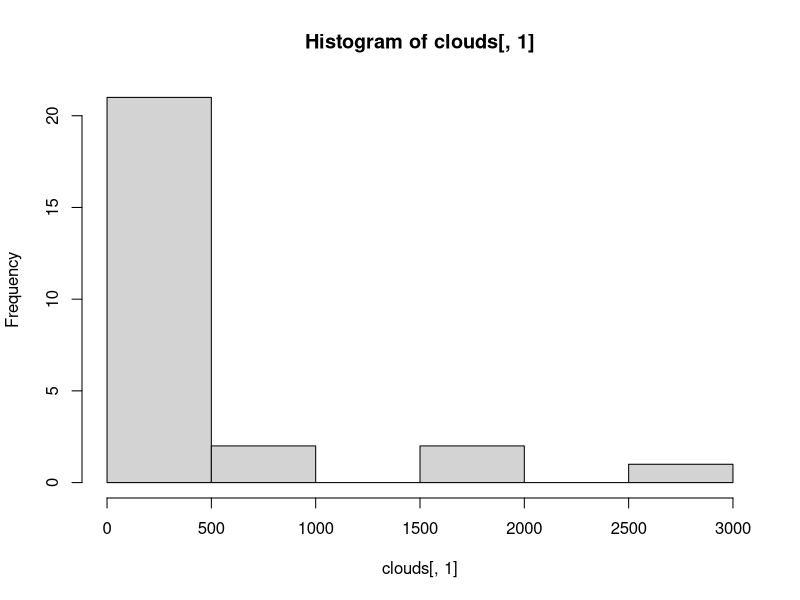
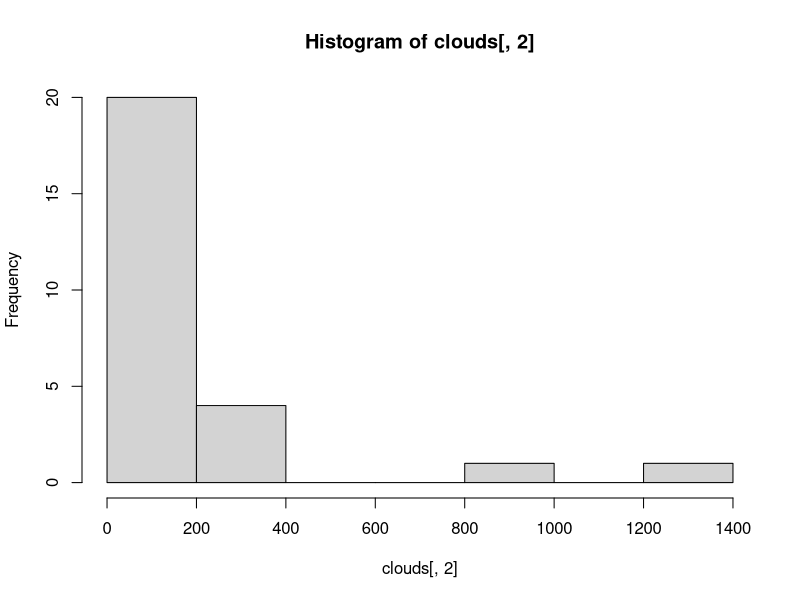
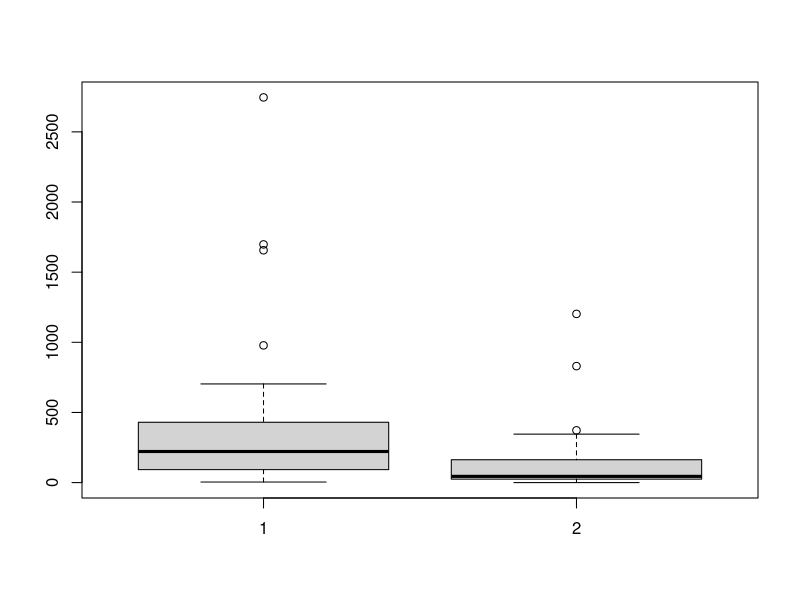
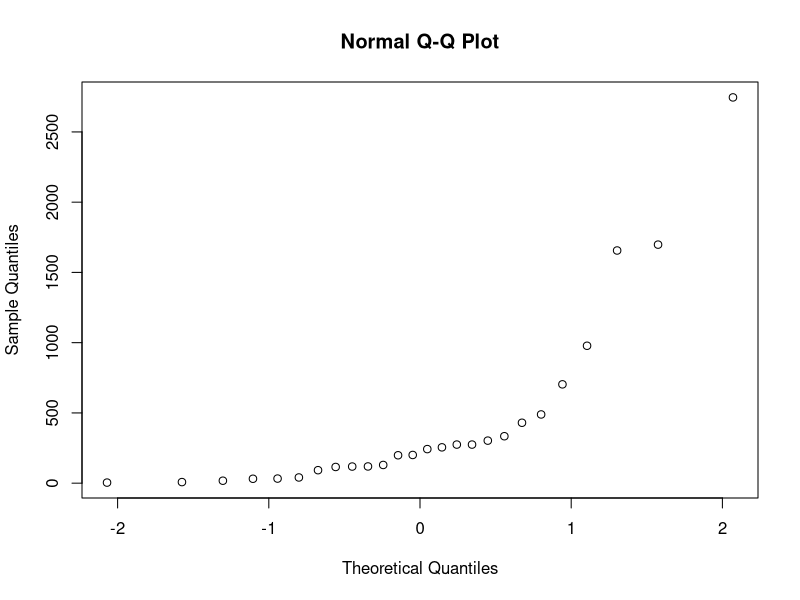
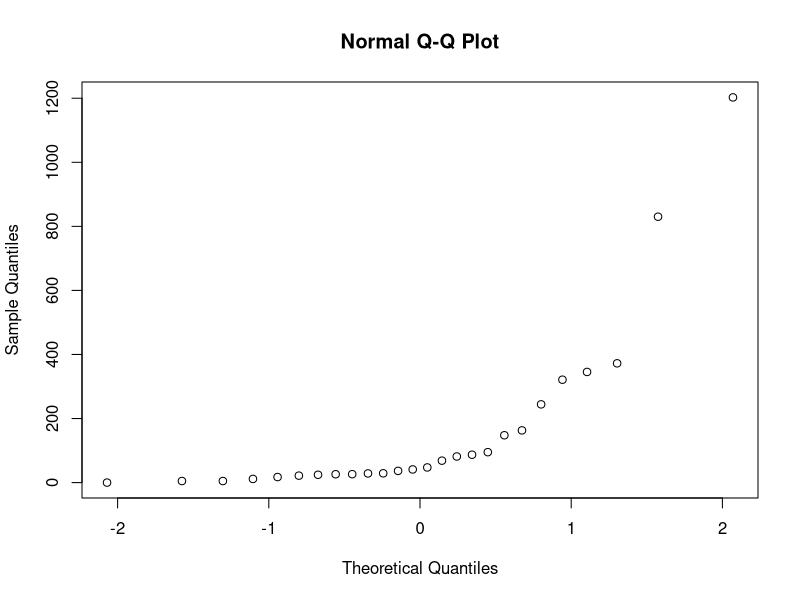
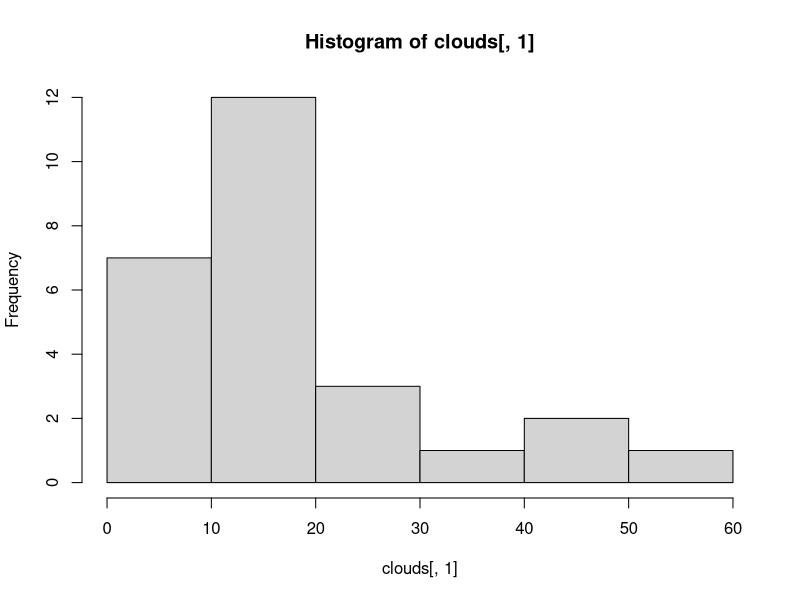
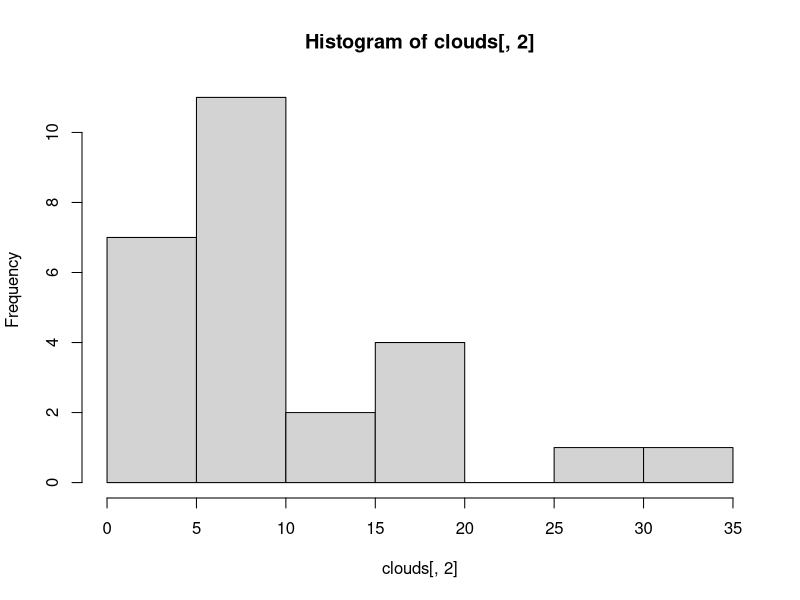
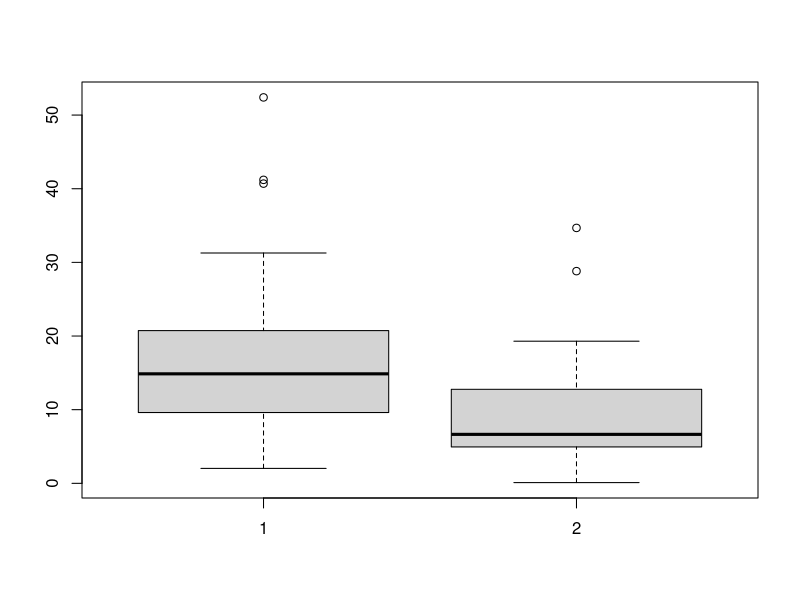

Reproduce these figures in R, in order.
#2.1
clouds = read.table("clouds.txt", header=T)

#Histograms,boxplots,qqplots to see if data is normal
hist(clouds[,1])
hist(clouds[,2])
boxplot(clouds[,1],clouds[,2])
qqnorm(clouds[,1])
qqnorm(clouds[,2])
#These graphs should show the data is not normal

#Two sample t-test (I think... maybe not yet, maybe paired=T)
t.test(clouds[ ,1],clouds[ ,2], conf.level=0.95)
#Mann-Whitney test
wilcox.test(clouds[ ,1],clouds[ ,2], conf.level=0.95)
#Kolmogorov-Smirnov test
ks.test(clouds[,1],clouds[,2])

#2.2
clouds = sqrt(clouds)

#Histograms,boxplots,qqplots to see if data is normal
hist(clouds[,1])
hist(clouds[,2])
boxplot(clouds[,1],clouds[,2])
qqnorm(clouds[,1])
qqnorm(clouds[,2])
#These graphs should show the data is not normal

#Two sample t-test (I think... maybe not yet, maybe paired=T)
t.test(clouds[ ,1],clouds[ ,2], conf.level=0.95)
#Mann-Whitney test
wilcox.test(clouds[ ,1],clouds[ ,2], conf.level=0.95)
#Kolmogorov-Smirnov test
ks.test(clouds[,1],clouds[,2])

#2.3
clouds = sqrt(clouds)

#Histograms,boxplots,qqplots to see if data is normal
hist(clouds[,1])
hist(clouds[,2])
boxplot(clouds[,1],clouds[,2])
qqnorm(clouds[,1])
qqnorm(clouds[,2])
#These graphs should show the data is not normal

#Two sample t-test (I think... maybe not yet, maybe paired=T)
t.test(clouds[ ,1],clouds[ ,2], conf.level=0.95)
#Mann-Whitney test
wilcox.test(clouds[ ,1],clouds[ ,2], conf.level=0.95)
#Kolmogorov-Smirnov test
ks.test(clouds[,1],clouds[,2])